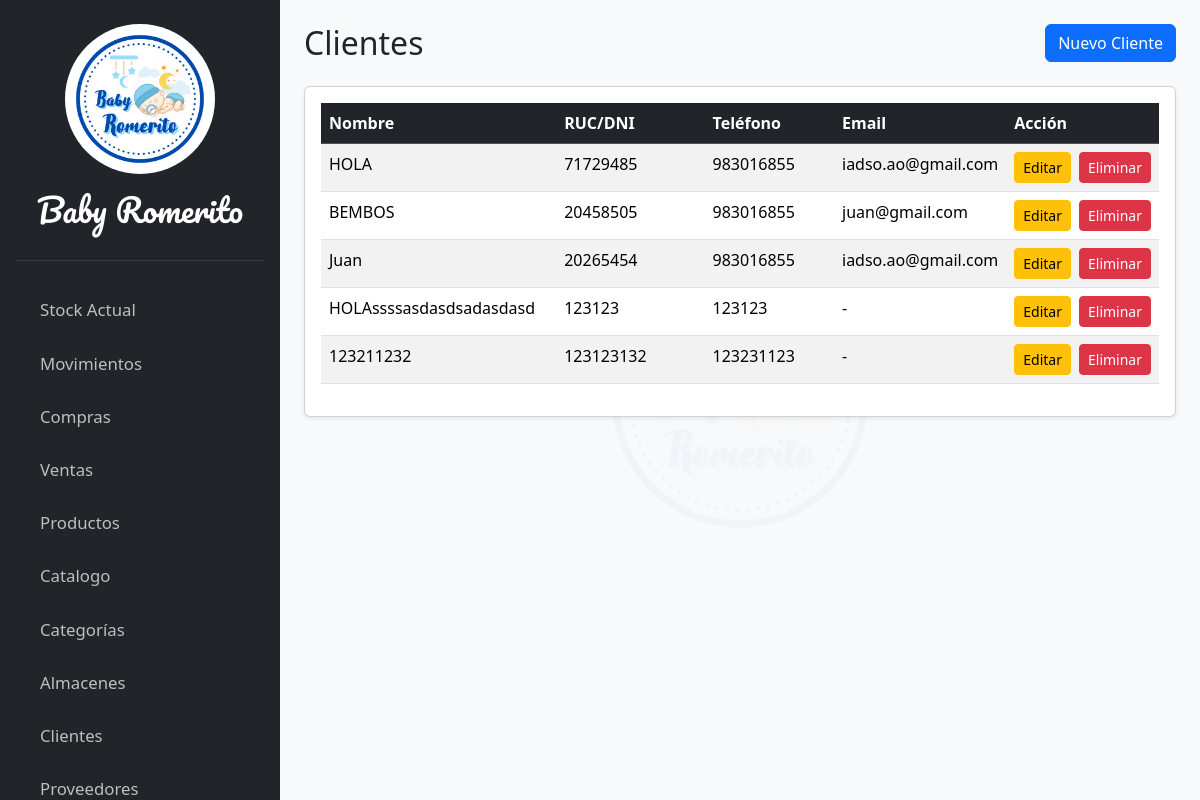
Screenshot of /clientes/cliente/lista with the database file from the repository.
### apps/clientes/models.py (models this page shows, shortened)
class Cliente(models.Model):
    nombre = models.CharField("Nombre del Cliente", max_length=255)
    ruc_dni = models.CharField("RUC/DNI", max_length=11, null=True, blank=True)
    telefono = models.CharField("Teléfono", max_length=20, null=True, blank=True)
    email = models.EmailField("Correo electronico", null=True, blank=True)

### apps/clientes/views.py (the view)
# urls.py: path('cliente/lista', views.ClienteListView.as_view(), name='cliente-list'),
class ClienteListView(ListView):
    model = Cliente
    template_name = 'cliente/pages/cliente_list.html'
    context_object_name = 'clientes'

### templates/cliente/pages/cliente_list.html (shortened to what this page needs)
{% extends 'core/base.html' %}
{% block content %}
<header class="d-flex justify-content-between align-items-center mb-4">
  <h2 class="m-0">Clientes</h2>
  <button
    hx-get="{% url 'cliente-create' %}"
    hx-target="#cliente-table"
    hx-swap="afterbegin"
    class="btn btn-primary">
    Nuevo Cliente
  </button>
</header>
<div class="card shadow-sm">
  <div class="card-body">
    <table id="datatable-clientes" class="table table-striped table-hover" style="width:100%">
      <thead class="table-dark">
        <tr>
          <th style="width: 30%;">Nombre</th>
          <th style="width: 25%;">RUC/DNI</th>
          <th style="width: 20%;">Teléfono</th>
          <th style="width: 15%;">Email</th>
          <th style="width: 10%;">Acción</th>
        </tr>
      </thead>
      <tbody id="cliente-table">
        {% for cliente in clientes %}
          {% include 'cliente/partials/_cliente_list_rows.html' %}
        {% empty %}
        <tr>
          <td colspan="4" class="text-center">No hay clientes registrados.</td>
        </tr>
        {% endfor %}
      </tbody>
    </table>
  </div>
</div>
{% endblock %}

### templates/cliente/partials/_cliente_list_rows.html
<tr id="cliente-{{ cliente.pk }}">
    <td>{{ cliente.nombre }}</td>
    <td>{{ cliente.ruc_dni|default:"-" }}</td>
    <td>{{ cliente.telefono|default:"-" }}</td>
    <td>{{ cliente.email|default:"-" }}</td>
    <td>
        <div class="d-flex gap-2 justify-content-end">
            <button
              hx-get="{% url 'cliente-edit' cliente.pk %}"
              hx-target="#cliente-{{ cliente.pk }}"
              hx-swap="outerHTML"
              class="btn btn-warning btn-sm">
              Editar
            </button>
            <button
              hx-delete="{% url 'cliente-delete' cliente.pk %}"
              hx-target="#cliente-{{ cliente.pk }}"
              hx-confirm="¿Estás seguro de que quieres eliminar a '{{ cliente.nombre }}'?"
              hx-swap="outerHTML"
              class="btn btn-danger btn-sm">
              Eliminar
            </button>
        </div>
    </td>
</tr>

### rows the page displays
Cliente: nombre "HOLA", ruc_dni "71729485", telefono "983016855", email "iadso.ao@gmail.com"
Cliente: nombre "BEMBOS", ruc_dni "20458505", telefono "983016855", email "juan@gmail.com"
Cliente: nombre "Juan", ruc_dni "20265454", telefono "983016855", email "iadso.ao@gmail.com"
Cliente: nombre "HOLAssssasdasdsadasdasd", ruc_dni "123123", telefono "123123", email "-"
Cliente: nombre "123211232", ruc_dni "123123132", telefono "123231123", email "-"
